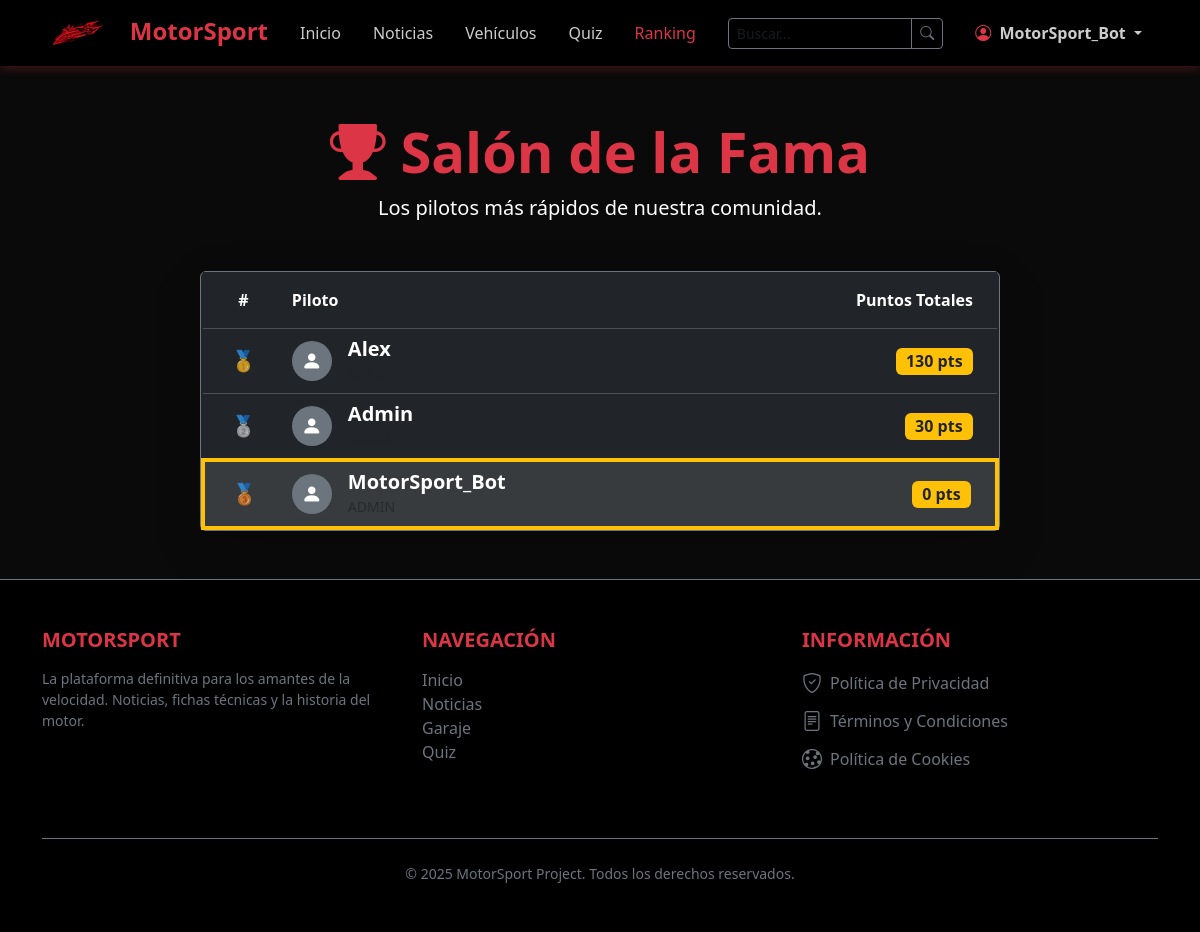
Page /ranking (signed in) on the committed database.
### models.py (models this page shows, shortened)
class User(UserMixin, db.Model):
    __tablename__ = "users"
    id = db.Column(db.Integer, primary_key=True)
    username = db.Column(db.String(50), unique=True, nullable=False)
    email = db.Column(db.String(120), unique=True, nullable=False)
    password_hash = db.Column(db.String(255), nullable=False)
    role = db.Column(db.Enum("user", "editor", "admin"), default="user")
    settings = db.Column(db.JSON, nullable=True)
    score = db.Column(db.Integer, default=0)
    comments = db.relationship("Comment", backref="author_rel", lazy=True)

### app.py (the view)
@app.route("/ranking")
def ranking():
    top_users = User.query.order_by(User.score.desc()).limit(10).all()
    return render_template("ranking.html", users=top_users)

### app.py (called while the page is built)
@login_manager.user_loader
def load_user(user_id):
    return User.query.get(int(user_id))

### templates/ranking.html (shortened to what this page needs)
{% extends "base.html" %}
{% block content %}
<div class="container py-5">
    <div class="text-center mb-5">
        <h1 class="display-4 fw-bold text-danger"><i class="bi bi-trophy-fill"></i> Salón de la Fama</h1>
        <p class="lead text-white">Los pilotos más rápidos de nuestra comunidad.</p>
    </div>
    <div class="card bg-dark border-secondary mx-auto shadow-lg" style="max-width: 800px;">
        <div class="card-body p-0">
            <table class="table table-dark table-hover mb-0 align-middle">
                <thead class="bg-danger text-white">
                    <tr>
                        <th scope="col" class="text-center py-3">#</th>
                        <th scope="col" class="py-3">Piloto</th>
                        <th scope="col" class="text-end py-3 pe-4">Puntos Totales</th>
                    </tr>
                </thead>
                <tbody>
                    {% for user in users %}
                    <tr
                        class="{% if current_user.is_authenticated and user.id == current_user.id %}table-active border-start border-4 border-warning{% endif %}">
                        <td class="text-center fw-bold text-muted fs-5">
                            {% if loop.index == 1 %}🥇{% elif loop.index == 2 %}🥈{% elif loop.index == 3 %}🥉{% else
                            %}{{ loop.index }}{% endif %}
                        </td>
                        <td>
                            <div class="d-flex align-items-center">
                                <div class="bg-secondary rounded-circle d-flex align-items-center justify-content-center me-3"
                                    style="width: 40px; height: 40px;">
                                    <i class="bi bi-person-fill text-white fs-5"></i>
                                </div>
                                <div>
                                    <h5 class="mb-0 fw-bold">{{ user.username }}</h5>
                                    <small class="text-muted">{{ user.role|upper }}</small>
                                </div>
                            </div>
                        </td>
                        <td class="text-end pe-4">
                            <span class="badge bg-warning text-dark fs-6">{{ user.score }} pts</span>
                        </td>
                    </tr>
                    {% else %}
                    <tr>
                        <td colspan="3" class="text-center py-4 text-muted">Aún no hay pilotos clasificados.</td>
                    </tr>
                    {% endfor %}
                </tbody>
            </table>
        </div>
    </div>
</div>
{% endblock %}

### templates/base.html (shortened to what this page needs)
<!DOCTYPE html>
<html lang="es">
<head>
    <link href="https://cdn.jsdelivr.net/npm/bootstrap@5.3.2/dist/css/bootstrap.min.css" rel="stylesheet">
    <link rel="stylesheet" href="https://cdn.jsdelivr.net/npm/bootstrap-icons@1.11.1/font/bootstrap-icons.css">
</head>
<body>
    <nav class="navbar navbar-expand-lg navbar-dark fixed-top">
        <div class="container">
            <a class="navbar-brand" href="{{ url_for('home') }}">
                <img src="{{ url_for('static', filename='images/logo.png') }}" alt="MotorSport"
                    style="height:40px; margin-right:10px;">
                <span>MotorSport</span>
            </a>
            <div class="collapse navbar-collapse" id="navbarNav">
                <ul class="navbar-nav mx-auto align-items-center">
                    <li class="nav-item">
                        <a class="nav-link {% if request.endpoint == 'home' %}active{% endif %}"
                            href="{{ url_for('home') }}">Inicio</a>
                    </li>
                    <li class="nav-item">
                        <a class="nav-link {% if request.endpoint == 'noticias' %}active{% endif %}"
                            href="{{ url_for('noticias') }}">Noticias</a>
                    </li>
                    <li class="nav-item">
                        <a class="nav-link {% if request.endpoint == 'vehiculos' %}active{% endif %}"
                            href="{{ url_for('vehiculos') }}">Vehículos</a>
                    </li>
                    <li class="nav-item">
                        <a class="nav-link {% if request.endpoint == 'quiz' %}active{% endif %}"
                            href="{{ url_for('quiz') }}">Quiz</a>
                    </li>
                    <li class="nav-item">
                        <a class="nav-link {% if request.endpoint == 'ranking' %}active{% endif %}"
                            href="{{ url_for('ranking') }}">Ranking</a>
                    </li>
                </ul>
                <form class="d-flex mx-3" action="{{ url_for('buscar') }}" method="GET">
                    <div class="input-group">
                        <input class="form-control form-control-sm bg-black text-white border-secondary" type="search"
                            name="q" placeholder="Buscar..." aria-label="Search">
                        <button class="btn btn-sm btn-outline-secondary" type="submit">
                            <i class="bi bi-search"></i>
                        </button>
                    </div>
                </form>
                <ul class="navbar-nav align-items-center">
                    {% if current_user.is_authenticated %}
                    <li class="nav-item dropdown">
                        <a class="nav-link dropdown-toggle btn btn-outline-dark border-0 text-white" href="#"
                            role="button" data-bs-toggle="dropdown">
                            <i class="bi bi-person-circle text-danger"></i>
                            <span class="fw-bold ms-1">{{ current_user.username }}</span>
                        </a>
                    </li>
                    {% else %}
                    <li class="nav-item">
                        <a class="btn btn-danger btn-sm px-4 rounded-pill fw-bold" href="{{ url_for('login') }}">
                            Acceder
                        </a>
                    </li>
                    {% endif %}
                </ul>
            </div>
        </div>
    </nav>
    <div style="padding-top: 70px; flex: 1;">
        {% block content %}{% endblock %}
    </div>
    <footer class="bg-black text-white border-top border-secondary mt-auto py-5">
        <div class="container">
            <div class="row gy-4">
                <div class="col-lg-4 col-md-6">
                    <h5 class="text-danger fw-bold text-uppercase mb-3">MotorSport</h5>
                    <p class="small text-secondary">
                        La plataforma definitiva para los amantes de la velocidad.
                        Noticias, fichas técnicas y la historia del motor.
                    </p>
                </div>
                <div class="col-lg-4 col-md-6">
                    <h5 class="text-danger fw-bold text-uppercase mb-3">Navegación</h5>
                    <ul class="list-unstyled text-secondary">
                        <li><a href="{{ url_for('home') }}"
                                class="text-decoration-none text-secondary hover-white">Inicio</a></li>
                        <li><a href="{{ url_for('noticias') }}"
                                class="text-decoration-none text-secondary hover-white">Noticias</a></li>
                        <li><a href="{{ url_for('vehiculos') }}"
                                class="text-decoration-none text-secondary hover-white">Garaje</a></li>
                        <li><a href="{{ url_for('quiz') }}"
                                class="text-decoration-none text-secondary hover-white">Quiz</a></li>
                    </ul>
                </div>
                <div class="col-lg-4 col-md-12">
                    <h5 class="text-danger fw-bold text-uppercase mb-3">INFORMACIÓN</h5>
                    <ul class="list-unstyled">
                        <li class="mb-2">
                            <a href="{{ url_for('privacidad') }}"
                                class="text-decoration-none text-secondary d-flex align-items-center gap-2 hover-white">
                                <i class="bi bi-shield-check fs-5"></i> Política de Privacidad
                            </a>
                        </li>
                        <li class="mb-2">
                            <a href="{{ url_for('terminos') }}"
                                class="text-decoration-none text-secondary d-flex align-items-center gap-2 hover-white">
                                <i class="bi bi-file-text fs-5"></i> Términos y Condiciones
                            </a>
                        </li>
                        <li class="mb-2">
                            <a href="{{ url_for('cookies') }}"
                                class="text-decoration-none text-secondary d-flex align-items-center gap-2 hover-white">
                                <i class="bi bi-cookie fs-5"></i> Política de Cookies
                            </a>
                        </li>
                    </ul>
                </div>
            </div>
            <div class="text-center text-secondary small mt-5 border-top border-secondary pt-4">
                &copy; 2025 MotorSport Project. Todos los derechos reservados.
            </div>
        </div>
    </footer>
</body>
</html>

### templates/base.html (style rules this page uses)
:root { --primary-color: #dc3545; --secondary-color: #212529; --accent-color: #ffc107; }
body { font-family: 'Segoe UI', Tahoma, Geneva, Verdana, sans-serif; background-color: #0a0a0a; color: #ffffff; min-height: 100vh; display: flex; flex-direction: column; }
.navbar { background-color: rgba(0, 0, 0, 0.95) !important; backdrop-filter: blur(10px); box-shadow: 0 2px 10px rgba(220, 53, 69, 0.3); }
.navbar-brand { font-weight: bold; font-size: 1.5rem; color: var(--primary-color) !important; }
.nav-link { color: rgba(255, 255, 255, 0.8) !important; transition: color 0.3s; padding-left: 1rem !important; padding-right: 1rem !important; }
.nav-link:hover, .nav-link.active { color: var(--primary-color) !important; }
footer { background-color: #050505; border-top: 1px solid #333; margin-top: auto; padding-top: 60px; }

### rows in the picture
User: username "MotorSport_Bot", score "0"
User: username "Alex", score "130"
User: username "Admin", score "30"
